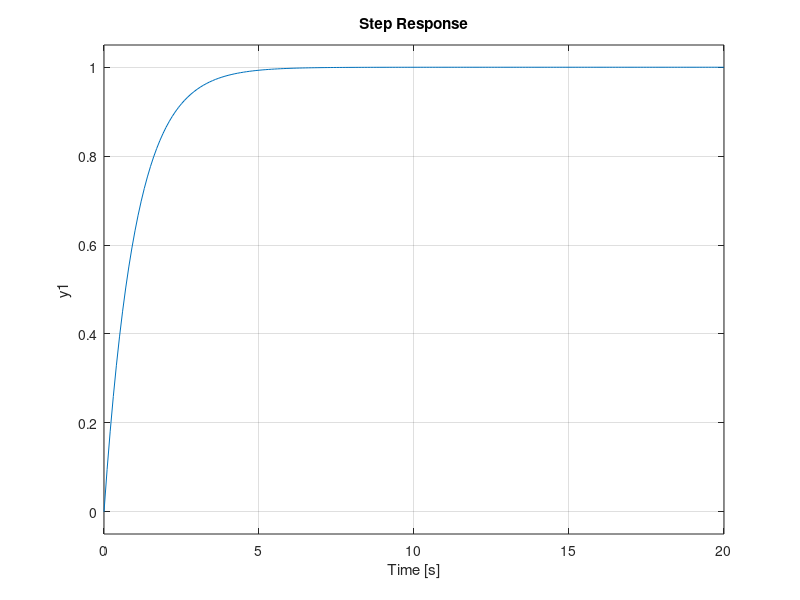

MATLAB code for this plot:
% Clear
clear
clc
close all

%% Second Order Critically Damped System
% G(s) = 1 / ( s + 1 )^2
% G(s) = 1 / ( s^2 + 2s + 1)

M = 1;
B = 2;
k = 1;

H_num = [1];
H_den = [M B k]; 

H = tf(H_num,H_den)

% step response
step(H,0:0.1:20)

%% First Order System
% G(s) = 1 / ( s + 1 )

B = 1;
k = 1;

L_num = [1];
L_den = [B k]; 

L = tf(L_num,L_den)

% step response
step(L,0:0.1:20)
